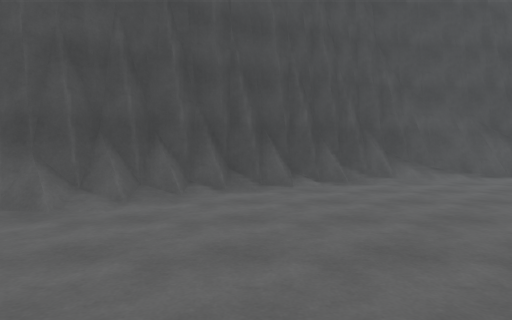
[1] (above)

20 first-person views from a walk through a Unity game level. The camera is 1.3 m above the floor, tilts 2° down and sees 75° across. The floor is counted in squares, 2 m on a side. Each view is taken from the middle of a square. On the plan, view 1 faces up. The plan holds only what a view shows up to about 10 squares ahead; the rest is blank. The place goes on beyond the plan. Surface patterns are stand-ins for the level's own textures.

[2]
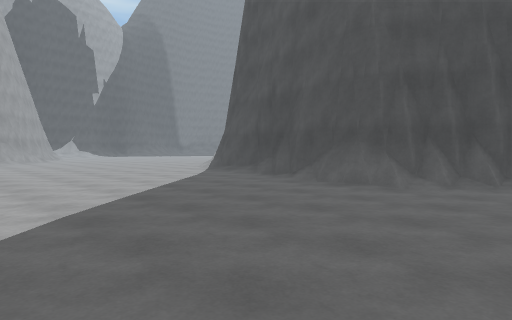

[3]
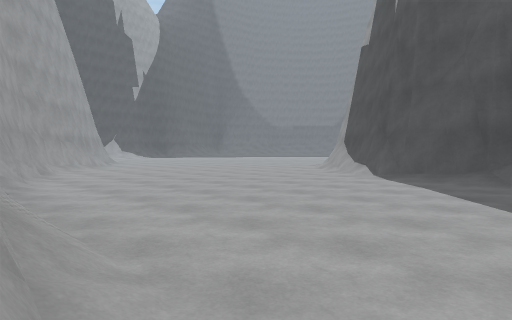

[4]
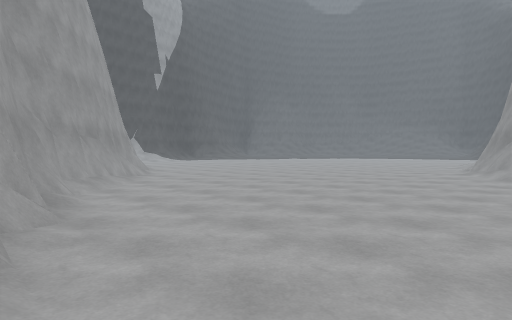

[5]
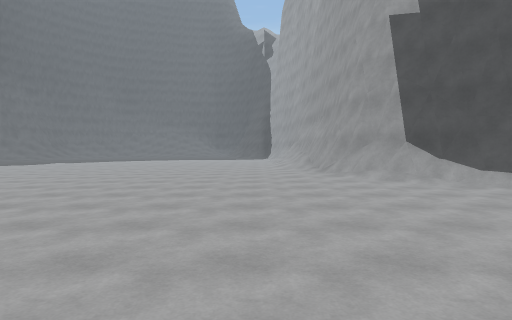

[6]
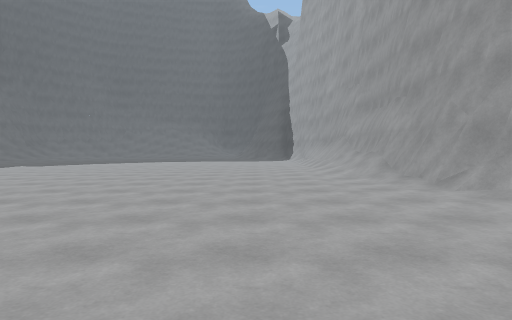

[7]
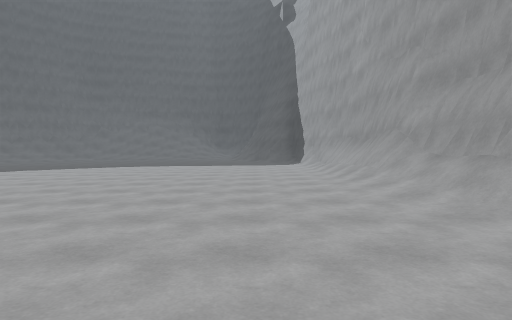

[8]
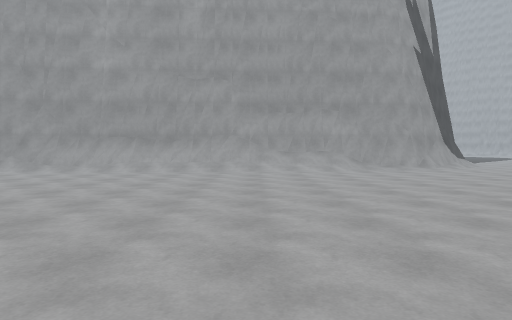

[9]
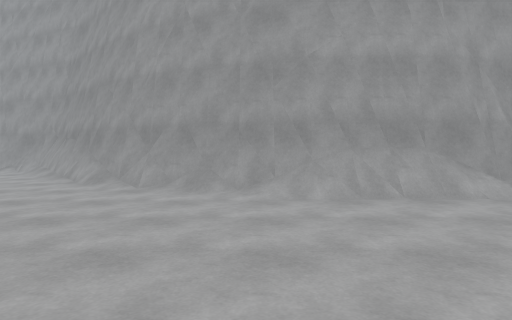

[10]
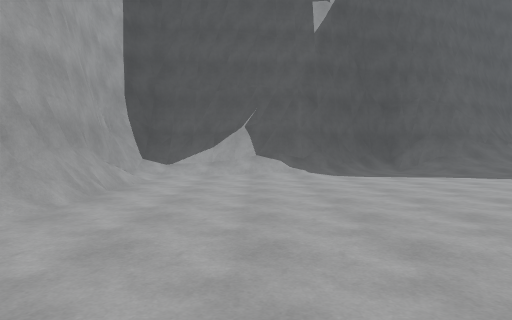

[11]
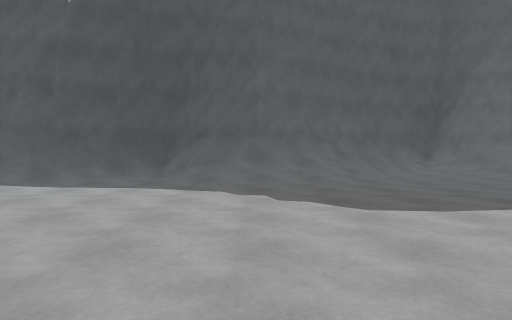

[12]
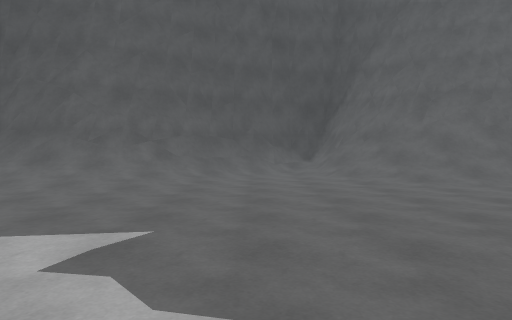

[13]
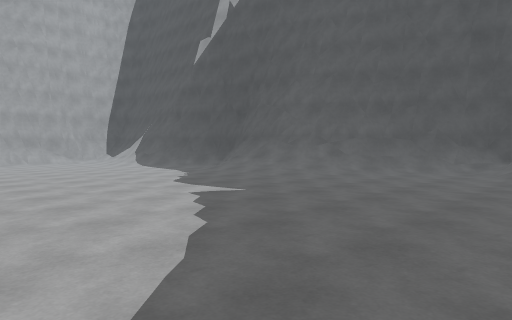

[14]
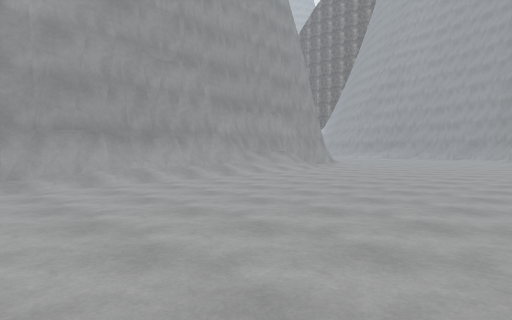

[15]
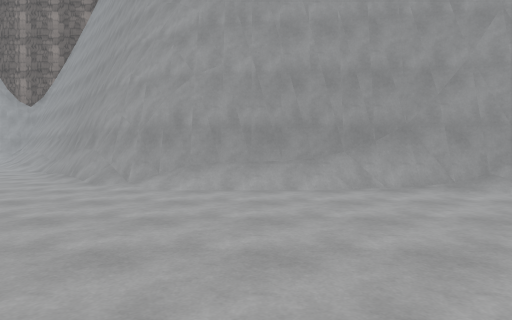

[16]
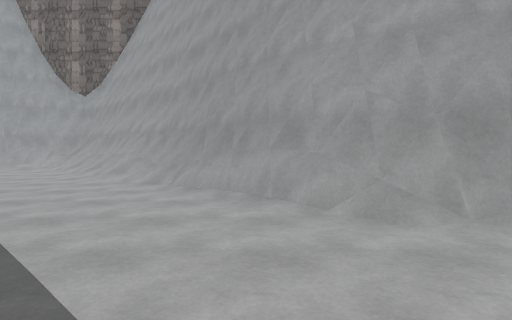

[17]
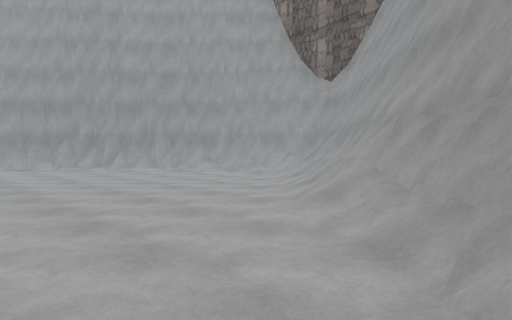

[18]
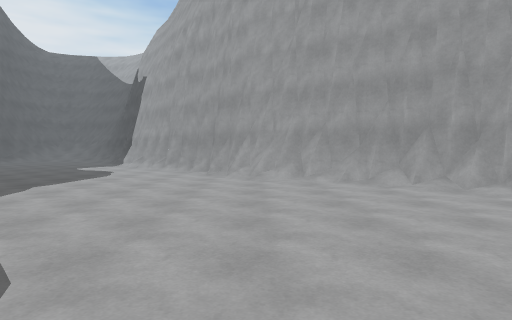

[19]
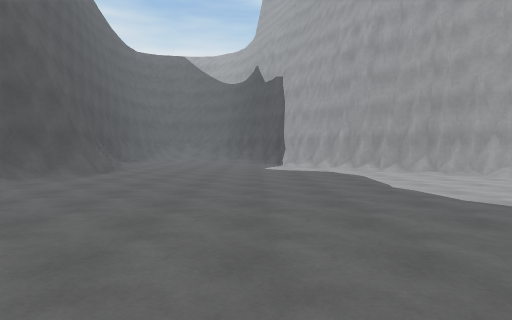

[20]
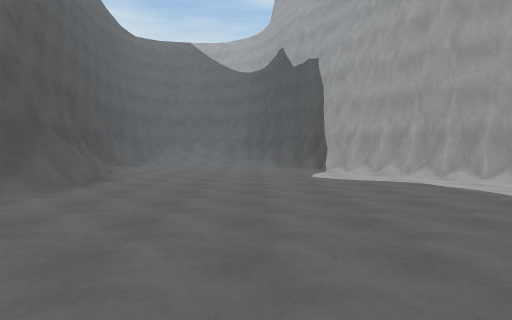

### Floor plan
Key: @ floor where view 1 was taken; # wall or solid block; . main floor; : floor 0.75 m higher than the main floor; / step, stairs or slope; = window, fence, low wall or low ledge; ^ raised ledge.
Columns run from 31 left of view 1 to 15 right of it. Each row starts with its distance up from view 1.
 19 ##///............./#
 18 #///............../#
 17 #/................/#
 16 ##/.............../#
 15  ##/............../#
 14   #//............./#
 13   ##//............/#
 12    #//............/#
 11    #//............/#
 10    #/............./#
  9    #/..............#
  8    ##/.............##            #####
  7     #=............./##          ##:/// /#####//
  6     ^=............../#^       ^^#/.............
  5     ^=.............../#^^^   ^^................
  4     ^=.................//##^^#.................
  3     ^^^^^^#/...................................
  2            ^^/.................................
  1              ^=.................. ............#
  0               ^=...............@   ..........##
 -1                ^^//.............    ........##
 -2                  ^^=//..........   ........##
 -3                    ^^^^#^=.....   ......./##
 -4                          ^^=............/##
 -5                            ^=........../##
 -6                             ^/........./#
 -7                             ^^/......./##
 -8                              ^=/......##
 -9                               ^=/.../#^
-10                                ^=//=^^

Positions as (right, up) in squares from view 1, and headings:
1: (0, 0), facing up
2: (0, -2), facing up-left
3: (-5, -3), facing up-left
4: (-10, -2), facing up-left
5: (-14, -1), facing up
6: (-15, 3), facing up
7: (-15, 7), facing up
8: (-22, 13), facing right
9: (-21, 8), facing down
10: (-18, 6), facing left
11: (-20, 12), facing left
12: (-21, 16), facing left
13: (-20, 19), facing down-left
14: (-19, 19), facing down-right
15: (-8, 3), facing down
16: (-4, 0), facing down
17: (-3, -4), facing down-right
18: (2, -4), facing right
19: (2, 2), facing right
20: (5, 3), facing right
